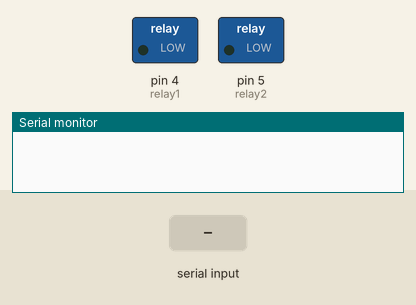
This sketch was run on a simulated Arduino Uno, built with avr-gcc and run on an emulated ATmega328P. On the bench: switched loads named in the sketch (green lamp = pin HIGH), the last lines printed to the serial monitor. The test bench sets the inputs (shaded band).

Above: at 1.2 s.
1.3 s: "1" received over Serial
At 1.9 s:
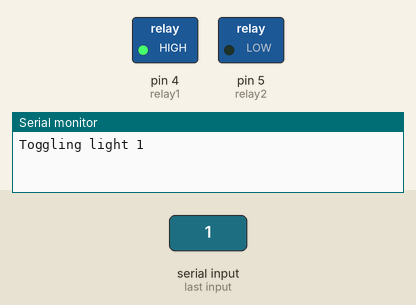
2.8 s: "2" received over Serial
At 4.0 s:
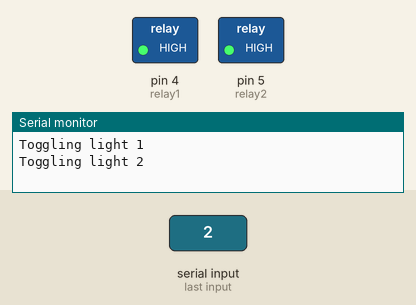
4.3 s: "1" received over Serial
At 5.4 s:
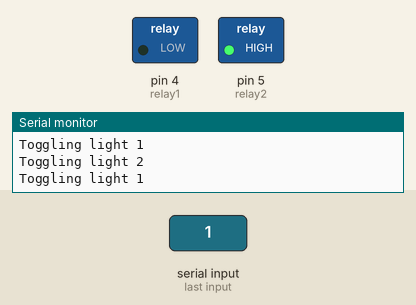
Timing chart, 0 to 7.3 s (numbered marks = the images above; inputs shaded):
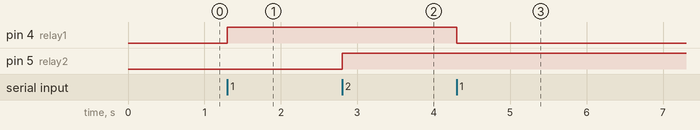

The sketch:

arduino_lights_controller.ino
```cpp
int incomingByte = 0;  // for incoming serial data
int relay1 = 4;
int relay2 = 5;
boolean state1 = false;
boolean state2 = false;

void setup() {
  Serial.begin(9600);
  pinMode(relay1, OUTPUT);
  pinMode(relay2, OUTPUT);
}

void loop() {
  if (Serial.available() > 0) {
    incomingByte = Serial.read();
    if (incomingByte == '1') {
      Serial.println("Toggling light 1");
      if (state1 == false) {
        state1 = true;
      } else {
        state1 = false;
      }
      digitalWrite(relay1, state1);
    } else if (incomingByte == '2') {
      Serial.println("Toggling light 2");
      if (state2 == false){
        state2 = true;
      } else {
        state2 = false;
      }
      digitalWrite(relay2, state2);
    }
  }
}
```

Measured:
- after the input at 1.3 s, pin 4 (relay1): LOW → HIGH at once
- after the input at 2.8 s, pin 5 (relay2): LOW → HIGH at once
- after the input at 4.3 s, pin 4 (relay1): HIGH → LOW at once
